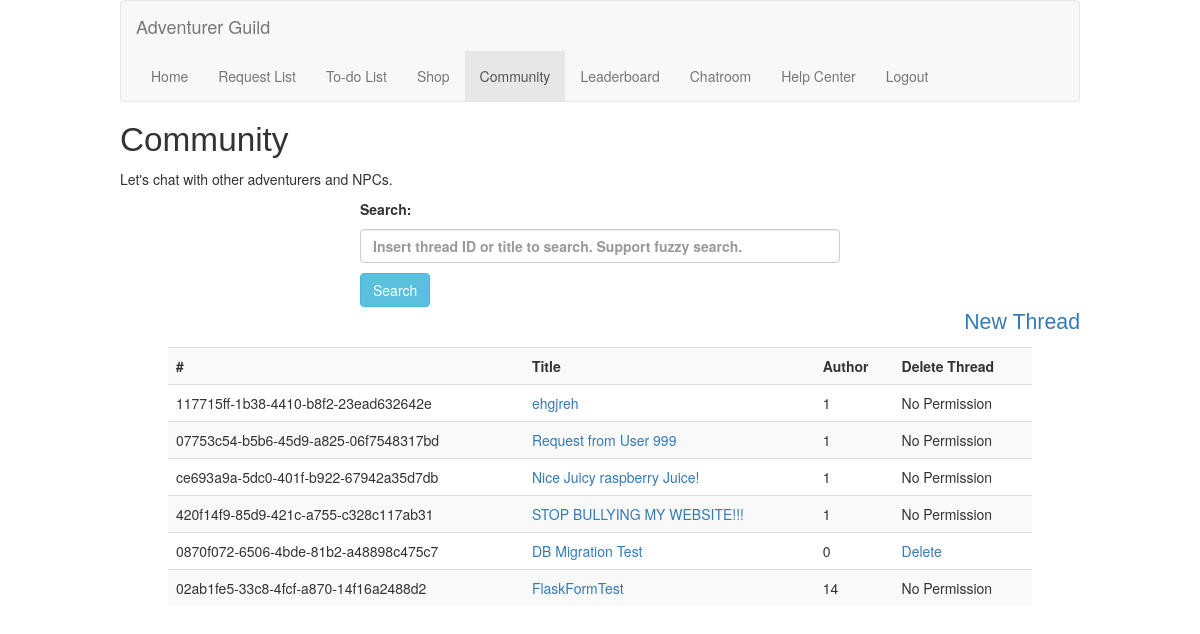
/community (signed in), run on an earlier commit of the app's database.
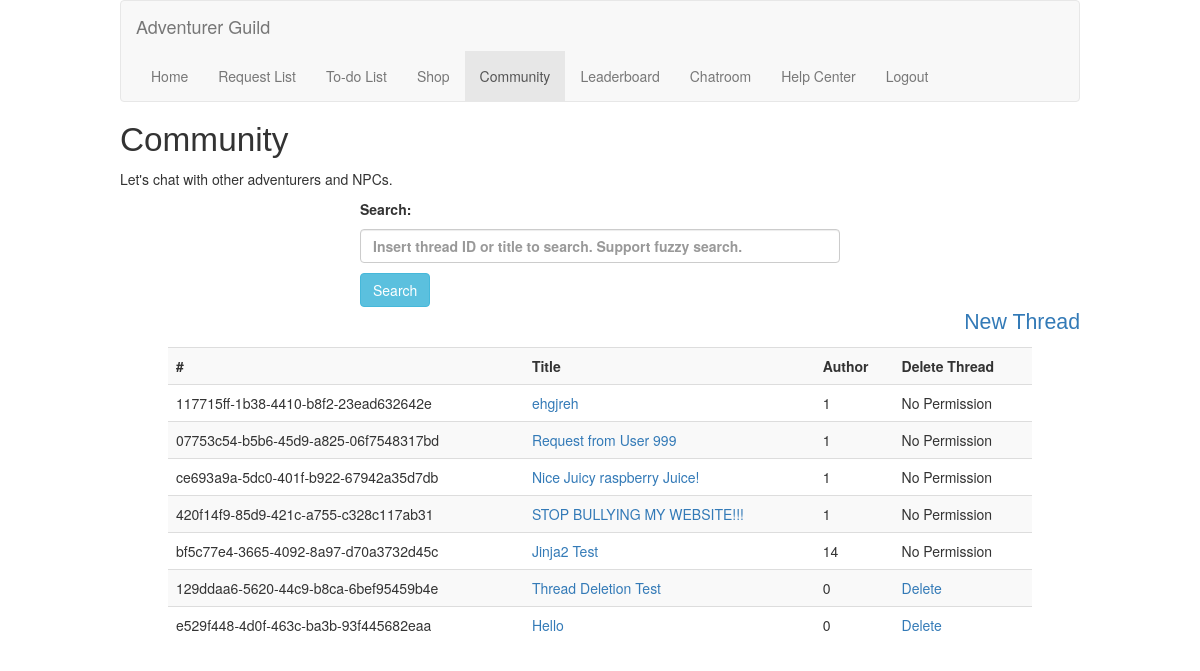
And on a later commit of the database.
### models/sqlmodels.py (models this page shows, shortened)
class Community(db.Model):
    __tablename__ = 'community'
    threadID = Column(Text, primary_key=True)
    title = Column(String(120), nullable=False)
    userID = Column(String(120), ForeignKey('users.userID', name='fk_community_userID'))

### routes.py (the view)
    @mainBluePrint.route("/community", methods=["GET"])
    @login_required
    def communityPage():
        userID = current_user.id # Fetch current logged in user ID
        try:
            result = Community.query.all() # Fetch all data from Community
            return render_template('community.html', result=result, userID=userID)
        except Exception as e:
            print(e) # Print error in the console
            return render_template('community.html', errmsg="Internal Error")

### routes.py (called while the page is built)
    @login_manager.user_loader
    def load_user(user_id):
        return User(user_id)

### templates/community.html (shortened to what this page needs)
{% extends 'base.html' %}
{% block content %}
    <h1 id="pageBanner">Community</h1>
    <p>Let's chat with other adventurers and NPCs.</p>
    <div id="searchBar">
        <form method="POST" action="/docommsearch">
            <p>Search: </p>
            <p><input type="text" class="form-control" id="keyword" name="keyword" placeholder="Insert thread ID or title to search. Support fuzzy search." required></p>
            <button type="submit" id="searchButton" class="btn btn-info" name="submitSearch">Search</button>
        </form>
    </div>
    <div id="new">
        <p><a href="/newthread" title="New Thread"> New Thread</a></p>
    </div>
    <table class="table table-striped listcontents">
        <tbody>
        <tr>
            <th scope="col">#</th>
            <th scope="col">Title</th>
            <th scope="col">Author</th>
            <th scope="col">Delete Thread</th>
        </tr>
        {% for resultitem in result %}
        <tr>
            <td>{{ resultitem.threadID }}</td>
            <td><a href="thread/{{resultitem.threadID}}" title="View Details">{{ resultitem.title }}</a></td>
            <td>{{ resultitem.userID }}</td>
            {% if userID|int == resultitem.userID|int %}
                <td><a href="/deletethread/{{resultitem.userID}}/{{resultitem.threadID}}" title="Delete this thread"> Delete</a></td>
            {% else %}
                <td>No Permission</td>
            {% endif %}
        </tr>
        {% endfor %}
        </tbody>
    </table>
{% endblock %}

What changed in the data, as far as the page shows it:
removed Community: threadID "0870f072-6506-4bde-81b2-a48898c475c7", title "DB Migration Test", userID "0"
changed Community: threadID "02ab1fe5-33c8-4fcf-a870-14f16a2488d2" → "bf5c77e4-3665-4092-8a97-d70a3732d45c"; title "FlaskFormTest" → "Jinja2 Test"
added Community: threadID "129ddaa6-5620-44c9-b8ca-6bef95459b4e", title "Thread Deletion Test", userID "0"
added Community: threadID "e529f448-4d0f-463c-ba3b-93f445682eaa", title "Hello", userID "0"
